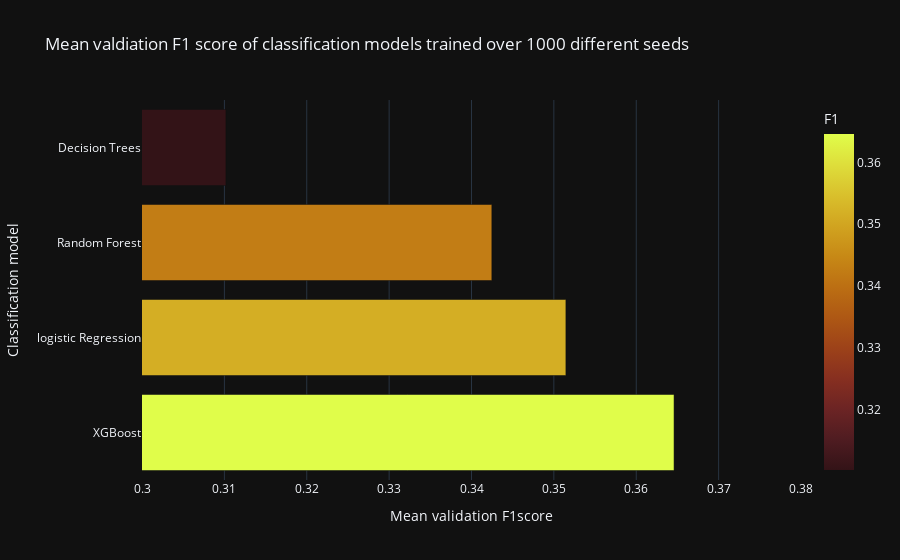

Notebook cell for this chart:
### Markdown cell above
### Mean F1 bar chart

### Code cell
logistic_regression_path = 'logistic_regression/summary_metrics.json'
decision_tree_path = 'decision_tree_classifier/summary_metrics.json'
random_forest_path = 'random_forest_classifier/summary_metrics.json'
xgboost_path = 'xgboost_classifier/summary_metrics.json'
logistic_regression = json.load(open(logistic_regression_path, 'r'))['Validation F1 score']
decision_tree = json.load(open(decision_tree_path, 'r'))['Validation F1 score']
random_forest = json.load(open(random_forest_path, 'r'))['Validation F1 score']
xgboost = json.load(open(xgboost_path, 'r'))['Validation F1 score']

validation_mean_dict = {
    'logistic Regression': logistic_regression['mean'],
    'Decision Trees': decision_tree['mean'],
    'Random Forest': random_forest['mean'],
    'XGBoost': xgboost['mean']
}

bar_chart = px.bar(
    x=validation_mean_dict.values(),
    y=validation_mean_dict.keys(),
    title='Mean valdiation F1 score of classification models trained over 1000 different seeds',
    labels={'x': 'Mean validation F1score', 'y': 'Classification model', 'color': 'F1'},
    color=validation_mean_dict.values(),
    color_continuous_scale='solar',
    orientation='h',
    template='plotly_dark',
)
bar_chart.update_layout(yaxis={'categoryorder': 'total descending'})
bar_chart.update_xaxes(range=[0.3, 0.38])
bar_chart.write_image('../../../README-images/classification-mean-f1-score.png', scale=20)
bar_chart.show()

### Figure 1 — Plotly figure (JSON) as saved in the notebook; plotly's stock layout.template omitted (floating-point values rounded to 4 significant figures)
{"data": [{"alignmentgroup": "True", "hovertemplate": "Mean validation F1score=%{x}<br>Classification model=%{y}<br>F1=%{marker.color}<extra></extra>", "legendgroup": "", "marker": {"color": [0.3515, 0.3102, 0.3425, 0.3646], "coloraxis": "coloraxis", "pattern": {"shape": ""}}, "name": "", "offsetgroup": "", "orientation": "h", "showlegend": false, "textposition": "auto", "type": "bar", "x": [0.3515, 0.3102, 0.3425, 0.3646], "xaxis": "x", "y": ["logistic Regression", "Decision Trees", "Random Forest", "XGBoost"], "yaxis": "y"}], "layout": {"barmode": "relative", "coloraxis": {"colorbar": {"title": {"text": "F1"}}, "colorscale": [[0, "rgb(51, 19, 23)"], [0.09091, "rgb(79, 28, 33)"], [0.1818, "rgb(108, 36, 36)"], [0.2727, "rgb(135, 47, 32)"], [0.3636, "rgb(157, 66, 25)"], [0.4545, "rgb(174, 88, 20)"], [0.5455, "rgb(188, 111, 19)"], [0.6364, "rgb(199, 137, 22)"], [0.7273, "rgb(209, 164, 32)"], [0.8182, "rgb(217, 192, 44)"], [0.9091, "rgb(222, 222, 59)"], [1, "rgb(224, 253, 74)"]]}, "legend": {"tracegroupgap": 0}, "title": {"text": "Mean valdiation F1 score of classification models trained over 1000 different seeds"}, "xaxis": {"anchor": "y", "domain": [0, 1], "range": [0.3, 0.38], "title": {"text": "Mean validation F1score"}}, "yaxis": {"anchor": "x", "categoryorder": "total descending", "domain": [0, 1], "title": {"text": "Classification model"}}}}
